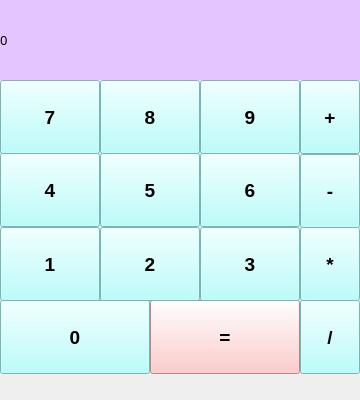
<?xml version="1.0" encoding="UTF-8"?>
<ui version="4.0">
 <class>MainWindow</class>
 <widget class="QMainWindow" name="MainWindow">
  <property name="geometry">
   <rect>
    <x>0</x>
    <y>0</y>
    <width>360</width>
    <height>400</height>
   </rect>
  </property>
  <property name="windowTitle">
   <string>Калькулятор</string>
  </property>
  <widget class="QWidget" name="centralwidget">
   <widget class="QLabel" name="label">
    <property name="geometry">
     <rect>
      <x>0</x>
      <y>0</y>
      <width>360</width>
      <height>80</height>
     </rect>
    </property>
    <property name="font">
     <font>
      <family>MS Reference Sans Serif</family>
      <pointsize>10</pointsize>
     </font>
    </property>
    <property name="styleSheet">
     <string notr="true">	
background-color: rgb(229, 197, 255);</string>
    </property>
    <property name="text">
     <string>0</string>
    </property>
    <property name="margin">
     <number>10</number>
    </property>
   </widget>
   <widget class="QPushButton" name="btn_0">
    <property name="geometry">
     <rect>
      <x>0</x>
      <y>300</y>
      <width>150</width>
      <height>74</height>
     </rect>
    </property>
    <property name="font">
     <font>
      <pointsize>14</pointsize>
      <weight>75</weight>
      <bold>true</bold>
     </font>
    </property>
    <property name="styleSheet">
     <string notr="true">background-color: rgb(167, 255, 253);</string>
    </property>
    <property name="text">
     <string>0</string>
    </property>
   </widget>
   <widget class="QPushButton" name="equal">
    <property name="geometry">
     <rect>
      <x>150</x>
      <y>300</y>
      <width>150</width>
      <height>74</height>
     </rect>
    </property>
    <property name="font">
     <font>
      <pointsize>14</pointsize>
      <weight>75</weight>
      <bold>true</bold>
     </font>
    </property>
    <property name="styleSheet">
     <string notr="true">background-color: rgb(255, 187, 187);</string>
    </property>
    <property name="text">
     <string>=</string>
    </property>
   </widget>
   <widget class="QPushButton" name="btn_1">
    <property name="geometry">
     <rect>
      <x>0</x>
      <y>227</y>
      <width>100</width>
      <height>74</height>
     </rect>
    </property>
    <property name="font">
     <font>
      <pointsize>14</pointsize>
      <weight>75</weight>
      <bold>true</bold>
     </font>
    </property>
    <property name="styleSheet">
     <string notr="true">background-color: rgb(167, 255, 253);</string>
    </property>
    <property name="text">
     <string>1</string>
    </property>
   </widget>
   <widget class="QPushButton" name="btn_2">
    <property name="geometry">
     <rect>
      <x>100</x>
      <y>227</y>
      <width>100</width>
      <height>74</height>
     </rect>
    </property>
    <property name="font">
     <font>
      <pointsize>14</pointsize>
      <weight>75</weight>
      <bold>true</bold>
     </font>
    </property>
    <property name="styleSheet">
     <string notr="true">background-color: rgb(167, 255, 253);</string>
    </property>
    <property name="text">
     <string>2</string>
    </property>
   </widget>
   <widget class="QPushButton" name="btn_3">
    <property name="geometry">
     <rect>
      <x>200</x>
      <y>227</y>
      <width>100</width>
      <height>74</height>
     </rect>
    </property>
    <property name="font">
     <font>
      <pointsize>14</pointsize>
      <weight>75</weight>
      <bold>true</bold>
     </font>
    </property>
    <property name="styleSheet">
     <string notr="true">background-color: rgb(167, 255, 253);</string>
    </property>
    <property name="text">
     <string>3</string>
    </property>
   </widget>
   <widget class="QPushButton" name="btn_4">
    <property name="geometry">
     <rect>
      <x>0</x>
      <y>153</y>
      <width>100</width>
      <height>74</height>
     </rect>
    </property>
    <property name="font">
     <font>
      <pointsize>14</pointsize>
      <weight>75</weight>
      <bold>true</bold>
     </font>
    </property>
    <property name="styleSheet">
     <string notr="true">background-color: rgb(167, 255, 253);</string>
    </property>
    <property name="text">
     <string>4</string>
    </property>
   </widget>
   <widget class="QPushButton" name="btn_5">
    <property name="geometry">
     <rect>
      <x>100</x>
      <y>153</y>
      <width>100</width>
      <height>74</height>
     </rect>
    </property>
    <property name="font">
     <font>
      <pointsize>14</pointsize>
      <weight>75</weight>
      <bold>true</bold>
     </font>
    </property>
    <property name="styleSheet">
     <string notr="true">background-color: rgb(167, 255, 253);</string>
    </property>
    <property name="text">
     <string>5</string>
    </property>
   </widget>
   <widget class="QPushButton" name="btn_6">
    <property name="geometry">
     <rect>
      <x>200</x>
      <y>153</y>
      <width>100</width>
      <height>74</height>
     </rect>
    </property>
    <property name="font">
     <font>
      <pointsize>14</pointsize>
      <weight>75</weight>
      <bold>true</bold>
     </font>
    </property>
    <property name="styleSheet">
     <string notr="true">background-color: rgb(167, 255, 253);</string>
    </property>
    <property name="text">
     <string>6</string>
    </property>
   </widget>
   <widget class="QPushButton" name="btn_7">
    <property name="geometry">
     <rect>
      <x>0</x>
      <y>80</y>
      <width>100</width>
      <height>74</height>
     </rect>
    </property>
    <property name="font">
     <font>
      <pointsize>14</pointsize>
      <weight>75</weight>
      <bold>true</bold>
     </font>
    </property>
    <property name="styleSheet">
     <string notr="true">background-color: rgb(167, 255, 253);</string>
    </property>
    <property name="text">
     <string>7</string>
    </property>
   </widget>
   <widget class="QPushButton" name="btn_9">
    <property name="geometry">
     <rect>
      <x>200</x>
      <y>80</y>
      <width>100</width>
      <height>74</height>
     </rect>
    </property>
    <property name="font">
     <font>
      <pointsize>14</pointsize>
      <weight>75</weight>
      <bold>true</bold>
     </font>
    </property>
    <property name="styleSheet">
     <string notr="true">background-color: rgb(167, 255, 253);</string>
    </property>
    <property name="text">
     <string>9</string>
    </property>
   </widget>
   <widget class="QPushButton" name="btn_8">
    <property name="geometry">
     <rect>
      <x>100</x>
      <y>80</y>
      <width>100</width>
      <height>74</height>
     </rect>
    </property>
    <property name="font">
     <font>
      <pointsize>14</pointsize>
      <weight>75</weight>
      <bold>true</bold>
     </font>
    </property>
    <property name="styleSheet">
     <string notr="true">background-color: rgb(167, 255, 253);</string>
    </property>
    <property name="text">
     <string>8</string>
    </property>
   </widget>
   <widget class="QPushButton" name="btn_10">
    <property name="geometry">
     <rect>
      <x>300</x>
      <y>80</y>
      <width>60</width>
      <height>74</height>
     </rect>
    </property>
    <property name="font">
     <font>
      <pointsize>14</pointsize>
      <weight>75</weight>
      <bold>true</bold>
     </font>
    </property>
    <property name="styleSheet">
     <string notr="true">background-color: rgb(167, 255, 253);</string>
    </property>
    <property name="text">
     <string>+</string>
    </property>
   </widget>
   <widget class="QPushButton" name="btn_11">
    <property name="geometry">
     <rect>
      <x>300</x>
      <y>154</y>
      <width>60</width>
      <height>74</height>
     </rect>
    </property>
    <property name="font">
     <font>
      <pointsize>14</pointsize>
      <weight>75</weight>
      <bold>true</bold>
     </font>
    </property>
    <property name="styleSheet">
     <string notr="true">background-color: rgb(167, 255, 253);</string>
    </property>
    <property name="text">
     <string>-</string>
    </property>
   </widget>
   <widget class="QPushButton" name="btn_12">
    <property name="geometry">
     <rect>
      <x>300</x>
      <y>227</y>
      <width>60</width>
      <height>74</height>
     </rect>
    </property>
    <property name="font">
     <font>
      <pointsize>14</pointsize>
      <weight>75</weight>
      <bold>true</bold>
     </font>
    </property>
    <property name="styleSheet">
     <string notr="true">background-color: rgb(167, 255, 253);</string>
    </property>
    <property name="text">
     <string>*</string>
    </property>
   </widget>
   <widget class="QPushButton" name="btn_13">
    <property name="geometry">
     <rect>
      <x>300</x>
      <y>300</y>
      <width>60</width>
      <height>74</height>
     </rect>
    </property>
    <property name="font">
     <font>
      <pointsize>14</pointsize>
      <weight>75</weight>
      <bold>true</bold>
     </font>
    </property>
    <property name="styleSheet">
     <string notr="true">background-color: rgb(167, 255, 253);</string>
    </property>
    <property name="text">
     <string>/</string>
    </property>
   </widget>
  </widget>
  <widget class="QMenuBar" name="menubar">
   <property name="geometry">
    <rect>
     <x>0</x>
     <y>0</y>
     <width>360</width>
     <height>26</height>
    </rect>
   </property>
  </widget>
 </widget>
 <resources/>
 <connections/>
</ui>
